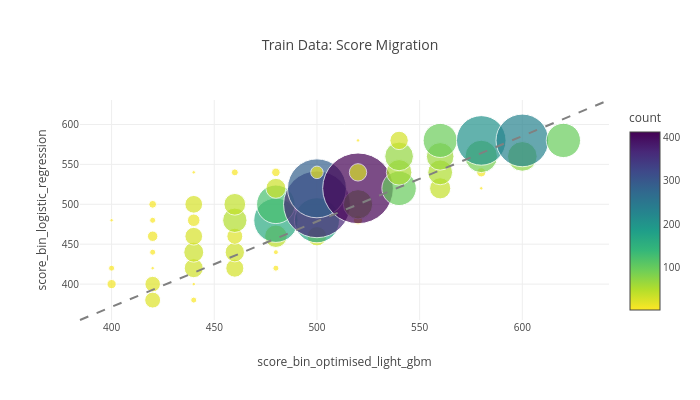

Here is the notebook cell this chart was saved with:
### Code cell
groupby_variables_list = ['score_bin_optimised_light_gbm', 'score_bin_logistic_regression']

plot_score_migration(train_with_binned_score_df, 'Train Data: Score Migration', groupby_variables_list)

### Figure 1 — Plotly figure (JSON) as saved in the notebook; plotly's stock layout.template omitted (floating-point values rounded to 4 significant figures)
{"data": [{"hovertemplate": "score_bin_optimised_light_gbm=%{x}<br>score_bin_logistic_regression=%{y}<br>count=%{marker.color}<extra></extra>", "legendgroup": "", "marker": {"color": [7, 3, 1, 21, 20, 1, 3, 9, 3, 5, 3, 1, 30, 33, 26, 13, 26, 1, 27, 31, 21, 49, 39, 4, 3, 2, 42, 162, 123, 33, 6, 31, 168, 369, 287, 13, 7, 71, 413, 25, 1, 98, 54, 68, 28, 37, 51, 63, 96, 1, 7, 87, 203, 73, 229, 97], "coloraxis": "coloraxis", "size": [7, 3, 1, 21, 20, 1, 3, 9, 3, 5, 3, 1, 30, 33, 26, 13, 26, 1, 27, 31, 21, 49, 39, 4, 3, 2, 42, 162, 123, 33, 6, 31, 168, 369, 287, 13, 7, 71, 413, 25, 1, 98, 54, 68, 28, 37, 51, 63, 96, 1, 7, 87, 203, 73, 229, 97], "sizemode": "area", "sizeref": 0.1652, "symbol": "circle"}, "mode": "markers", "name": "", "orientation": "v", "showlegend": false, "type": "scatter", "x": [400, 400, 400, 420, 420, 420, 420, 420, 420, 420, 440, 440, 440, 440, 440, 440, 440, 440, 460, 460, 460, 460, 460, 460, 480, 480, 480, 480, 480, 480, 480, 500, 500, 500, 500, 500, 520, 520, 520, 520, 520, 540, 540, 540, 540, 560, 560, 560, 560, 580, 580, 580, 580, 600, 600, 620], "xaxis": "x", "y": [400, 420, 480, 380, 400, 420, 440, 460, 480, 500, 380, 400, 420, 440, 460, 480, 500, 540, 420, 440, 460, 480, 500, 540, 420, 440, 460, 480, 500, 520, 540, 460, 480, 500, 520, 540, 480, 500, 520, 540, 580, 520, 540, 560, 580, 520, 540, 560, 580, 520, 540, 560, 580, 560, 580, 580], "yaxis": "y"}], "layout": {"autosize": true, "coloraxis": {"colorbar": {"title": {"text": "count"}}, "colorscale": [[0, "#fde725"], [0.1111, "#b5de2b"], [0.2222, "#6ece58"], [0.3333, "#35b779"], [0.4444, "#1f9e89"], [0.5556, "#26828e"], [0.6667, "#31688e"], [0.7778, "#3e4989"], [0.8889, "#482878"], [1, "#440154"]]}, "font": {"size": 10}, "height": 400, "legend": {"itemsizing": "constant", "tracegroupgap": 0}, "shapes": [{"line": {"color": "grey", "dash": "dash", "width": 2}, "type": "line", "x0": 0, "x1": 1, "xref": "paper", "y0": 0, "y1": 1, "yref": "paper"}], "title": {"text": "Train Data: Score Migration"}, "width": 700, "xaxis": {"anchor": "y", "automargin": true, "domain": [0, 1], "title": {"text": "score_bin_optimised_light_gbm"}}, "yaxis": {"anchor": "x", "automargin": true, "domain": [0, 1], "title": {"text": "score_bin_logistic_regression"}}}}
